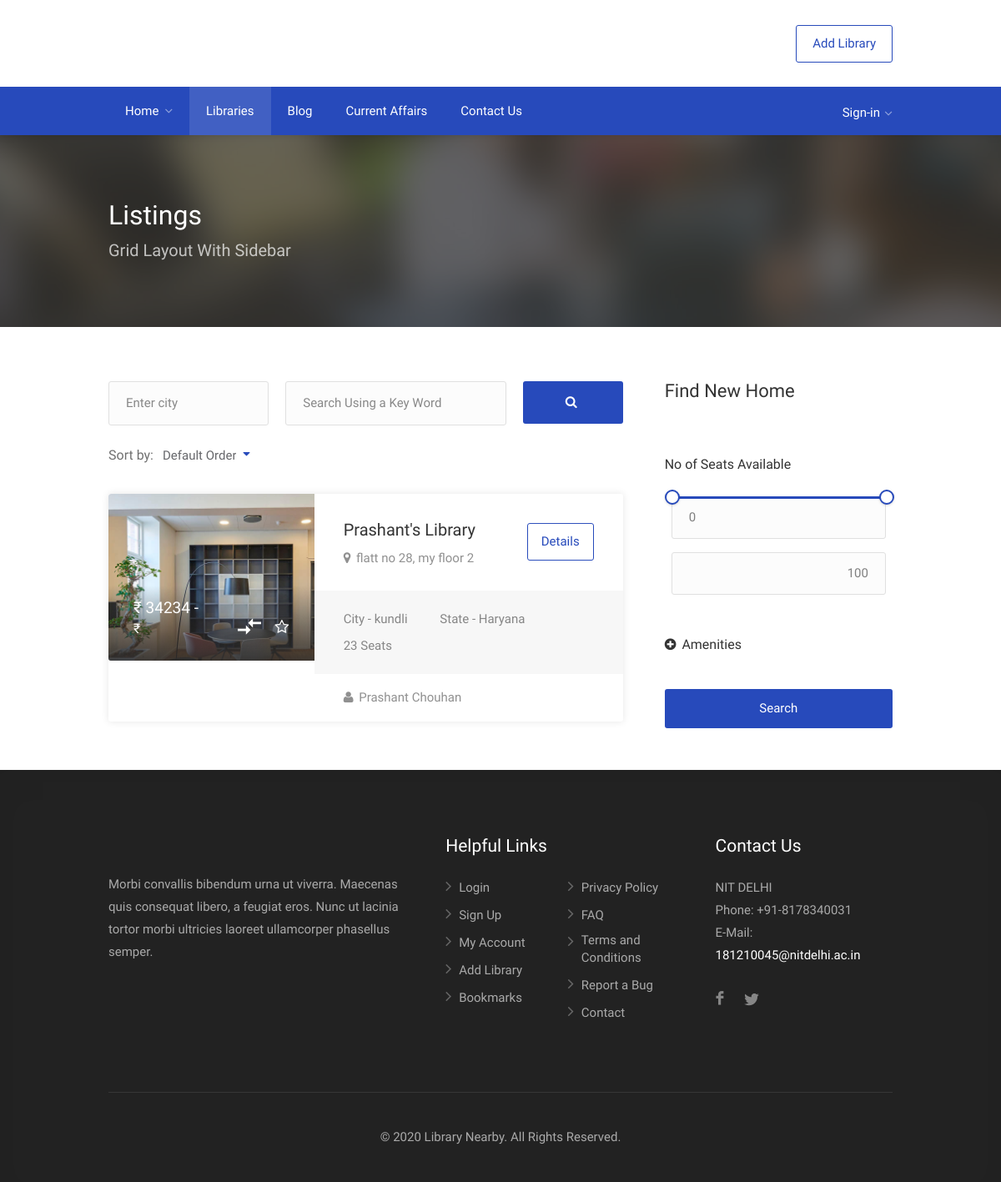
/libraries, run on the app's committed database.
### core/models.py (models this page shows, shortened)
class library(models.Model):
    name = models.CharField(max_length=50)
    owner = models.ForeignKey(User, on_delete=models.CASCADE)
    owner_fname= models.CharField(max_length=50)
    owner_lname= models.CharField(max_length=50)
    email = models.EmailField()
    mobile_no = models.IntegerField()
    addr1 = models.CharField(max_length=50)
    addr2 = models.CharField(max_length=50)
    city = models.CharField(max_length=50)
    pincode = models.IntegerField()
    state = models.CharField(max_length=50)
    longitude = models.FloatField(blank=True, null=True)
    latitude = models.FloatField(blank=True, null=True)
    landline = models.IntegerField(blank=True, null=True)
    ammenities = models.ManyToManyField(ammenities)
    library_description = models.TextField(max_length=500)
    past_record_of_students = models.TextField(max_length=500, blank=True, null=True)
    payment_methods = models.ManyToManyField(payment_methods)
    fb_url = models.CharField(max_length=200, blank=True, null=True)
    insta = models.CharField(max_length=100, blank=True, null=True)
    google_map = models.CharField(max_length=100, blank=True, null=True)
    website = models.CharField(max_length=50, blank=True, null=True)
    main_image = models.ImageField()
    no_of_seats = models.IntegerField()
    opening_days = models.ManyToManyField(weekday)
    opening_time = models.TimeField()
    closing_time = models.TimeField()
    non_refundable_charges = models.IntegerField(blank=True, null=True)
    min_monthly_charges = models.IntegerField()
    min_price_range = models.IntegerField(blank=True, null=True)
    max_price_range = models.IntegerField(blank=True, null=True)
    verified = models.BooleanField(default=False)
    visible = models.BooleanField(default=True)
    views = models.IntegerField(default=0)
    class Meta:
        verbose_name_plural = 'Libraries'

### core/views.py (the view)
# urls.py: path('libraries', views.LibrariesView, name='libraries'),
def LibrariesView(request):
    allLibraries = models.library.objects.all()
    amenities = models.ammenities.objects.all()
    search_term = ''
    city = ''
    for i in range(10):
        print()
    print(request.GET)
    if 'city' in request.GET:
        city = request.GET['city']
        allLibraries = allLibraries.filter(city__icontains=city)
    if 'seats' in request.GET:
        seats = request.GET['seats']
        allLibraries = allLibraries.filter(no_of_seats=seats)
    if 'search' in request.GET:
        search_term = request.GET['search']
        allLibraries = allLibraries.filter(name__icontains=search_term)
    paginator = Paginator(allLibraries, 25)
    page = request.GET.get('page')
    allLibraries = paginator.get_page(page)
    get_dict_copy = request.GET.copy()
    params = get_dict_copy.pop('page', True) and get_dict_copy.urlencode()
    context = {
        'libraries': allLibraries,
        'params': params,
        'search_term': search_term,
        'amenities': amenities,
        'city': city,
    }
    return render(request, 'libraries.html', context)

### templates/libraries.html (shortened to what this page needs)
{% extends 'base.html' %}
{%  load static %}
{% block content %}
<div id="wrapper" class="mm-page mm-slideout">
<div class="parallax titlebar"
	data-background="images/listings-parallax.jpg"
	data-color="#333333"
	data-color-opacity="0.7"
	data-img-width="800"
	data-img-height="505">
	<div id="titlebar">
		<div class="container">
			<div class="row">
				<div class="col-md-12">
					<h2>Listings</h2>
					<span>Grid Layout With Sidebar</span>
				</div>
			</div>
		</div>
	</div>
</div>
<div class="container">
	<div class="row sticky-wrapper">
		<div class="col-md-8">
            <div class="row with-forms">
                <form action="{% url 'core:libraries' %}">
                 <div class="col-md-4">
                        <div class="main-search-input">
                            <input type="search" placeholder="Enter city" aria-label="City" name='city' value="{{ city }}" id = "city" />
                        </div>
                </div>
                <div class="col-md-8">
                        <div class="main-search-input">
                            <input type="search" placeholder="Search Using a Key Word" aria-label="Search" name='search' value="{{search_term}}"  />
                            <button type = "submit" class="button"><i class="fa fa-search"></i></button>
                        </div>
                </div>
                </form>
            </div>
			<div class="row margin-bottom-15">
				<div class="col-md-6">
					<div class="sort-by">
						<label>Sort by:</label>
						<div class="sort-by-select">
							<select data-placeholder="Default order" class="chosen-select-no-single" >
								<option>Default Order</option>
							</select>
						</div>
					</div>
				</div>
			</div>
			<div class="listings-container list-layout">
                {% for library in libraries %}
                    {% if library.verified and library.visible %}
				<div class="listing-item">
					<a href="{% url 'core:library' library.id %}" class="listing-img-container">
						<div class="listing-img-content">
							<span class="listing-price">₹ {{ library.min_price_range }} - {{ library.msx_price_range }}<i>₹ {{ min_monthly_charges }}</i></span>
							<span class="like-icon with-tip" data-tip-content="Add to Bookmarks"></span>
							<span class="compare-button with-tip" data-tip-content="Add to Compare"></span>
						</div>
						<div class="listing-carousel">
							<div><img src="{{ library.main_image.url }}" alt=""></div>
						</div>
					</a>
					<div class="listing-content">
						<div class="listing-title">
							<h4><a href="{% url 'core:library' library.id %}">{{ library.name }}</a></h4>
							<a href="https://maps.google.com/maps?q=221B+Baker+Street,+London,+United+Kingdom&hl=en&t=v&hnear=221B+Baker+St,+London+NW1+6XE,+United+Kingdom" class="listing-address popup-gmaps">
								{{ library.addr1 }}, {{ library.addr2 }}
							</a>
							<a href="{% url 'core:library' library.id %}" class="details button border">Details</a>
						</div>
						<ul class="listing-details">
							<li>City - {{ library.city }}</li>
							<li>State - {{ library.state }}</li>
							<li>{{ library.no_of_seats }} Seats</li>
						</ul>
						<div class="listing-footer">
							<a href="#"><i class="fa fa-user"></i> {{ library.owner_fname }} {{ library.owner_lname }}</a>
						</div>
					</div>
				</div>
{% endif %}
				{% endfor %}
			</div>
		</div>
		<div class="col-md-4">
			<div class="sidebar sticky right">
				<div class="widget margin-bottom-40">
					<h3 class="margin-top-0 margin-bottom-35">Find New Home</h3>
					<br>
					<div class="range-slider">
						<label>No of Seats Available</label>
						<div id="price-range" data-min="0" data-max="100" data-unit=""></div>
					</div>
					<a href="#" class="more-search-options-trigger margin-bottom-10 margin-top-30" data-open-title="Amenities" data-close-title="Amenities"></a>
					<button class="button fullwidth margin-top-30">Search</button>
				</div>
			</div>
		</div>
	</div>
</div>
</div>
{% endblock content %}

### static_in_venv/css/color.css (style rules this page uses)
.listing-img-container:after { background: linear-gradient(to bottom, transparent 60%, #274abb) }
.list-layout .listing-img-container:after { background: linear-gradient(to bottom, transparent 55%, #274abb) }
.chosen-container .chosen-results li.highlighted, .chosen-container-multi .chosen-choices li.search-choice, .select-options li:hover, a.button, a.button.border:hover, button.button, input[type=button], input[type=submit] { background-color: #274abb }
a.button.border { border: 1px solid #274abb }

### data on the page
library: min_price_range "34234", verified True (drawn), main_image (picture), name "Prashant's Library", addr1 "flatt no 28", addr2 "my floor 2", city "kundli", state "Haryana", no_of_seats "23", owner_fname "Prashant", owner_lname "Chouhan"
